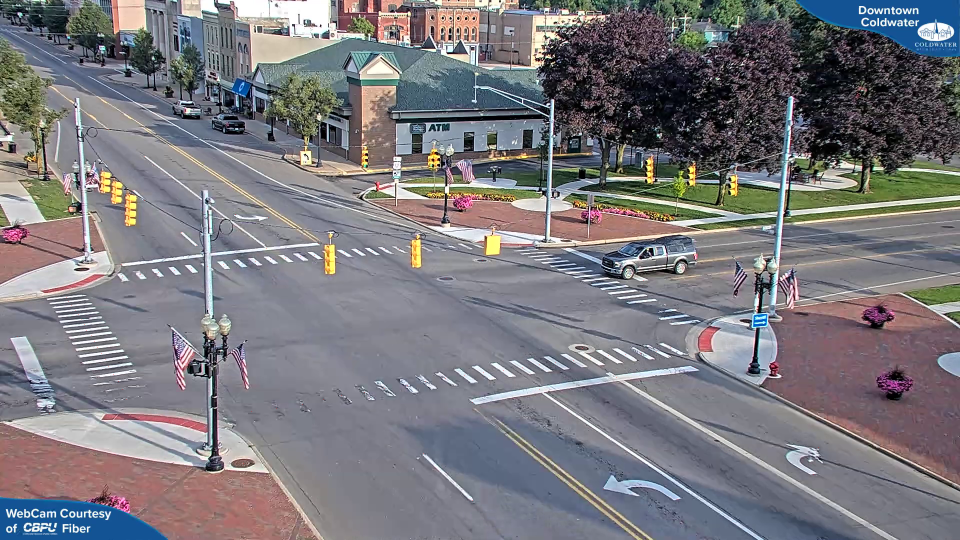
#> input picture track/frame_pts.png, 1920 x 1080 px (shown at 1/2 size)
$ python redfinder.py
#> lines starting #> are read from the running program, lines starting #| are printed output that depends on the picture; after the words box and inside, x2 and y2 are one past the last pixel; in counts of white or black regions, pixels touching at a corner belong together
import cv2
import numpy as np
import time

image = cv2.imread('frame_pts.png')
#> image is the input picture: shape (1080, 1920, 3); mean B, G, R 125.2, 120, 121.6
img = cv2.imread('frame_pts.png')

def find_red_points(image):
    hsv_image = cv2.cvtColor(image, cv2.COLOR_BGR2HSV)
#> hsv_image: shape (1080, 1920, 3); mean H, S, V 99.2, 50.6, 134.5
    lower_red = np.array([0, 254, 254])
    upper_red = np.array([1, 255, 255])
    red_mask = cv2.inRange(hsv_image, lower_red, upper_red)
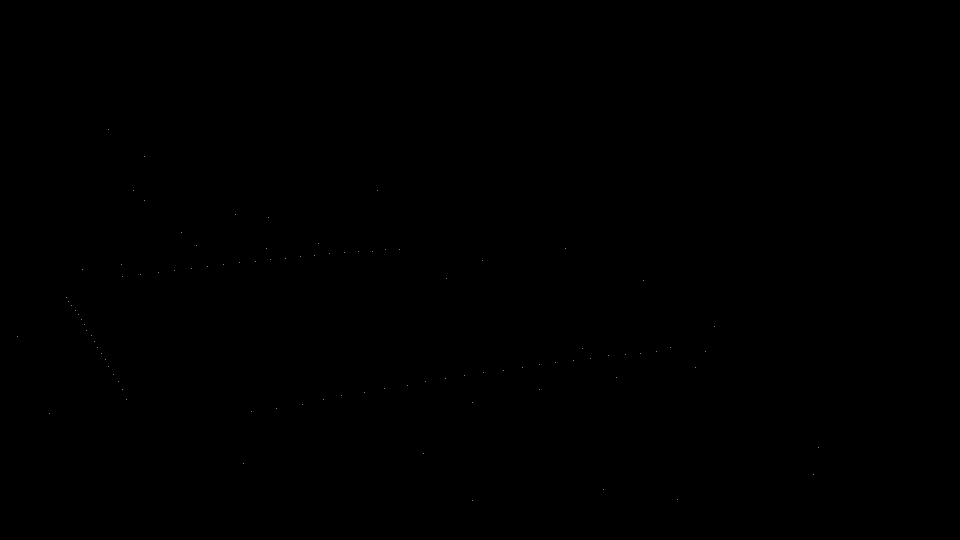
#> red_mask: shape (1080, 1920) (shown at 1/2 size); 0% white in thin lines or dots, all inside (x1, y1, x2, y2) = (35, 258, 1638, 1002)
    contours, _ = cv2.findContours(red_mask, cv2.RETR_EXTERNAL, cv2.CHAIN_APPROX_SIMPLE)
#> contours = 93 contours, all with area under 20
    return contours


def draw_bounding_boxes(image, contours):
    for contour in contours:
        x, y, w, h = cv2.boundingRect(contour)
        cv2.rectangle(image, (x, y), (x + w, y + h), (0, 255, 0), 2)
    return image


def click_event(event, x, y, flags, params):
    if event == cv2.EVENT_LBUTTONDOWN:
        with open("clipboard.txt", 'a', encoding='utf-8') as file:
                file.write('\n' + str(x) + ', ' + str(y))
        font = cv2.FONT_HERSHEY_SIMPLEX
        cv2.putText(img, str(x) + ',' +
                    str(y), (x,y), font,
                    1, (255, 0, 0), 1)
        cv2.imshow('image', img)
    if event==cv2.EVENT_RBUTTONDOWN:
        pass

if __name__=="__main__":
    red_points_contours = find_red_points(image.copy())
#> red_points_contours = 93 contours, all with area under 20
    points_list = [tuple(point[0][0]) for point in red_points_contours]
#> points_list = 93 pairs, first value 35 to 1637, second value 258 to 1001
    image_with_boxes = draw_bounding_boxes(image.copy(), red_points_contours)
#> the loop in draw_bounding_boxes, `for contour in contours:` made 93 passes
#> (x, y) on passes 1 to 12: (945, 1001), (1354, 999), (1206, 978), (1627, 948), (486, 926), (846, 906), (1637, 895), (98, 827), (503, 823), (552, 817), (604, 808), (945, 804)
    display_width = 1920
    display_height = 1080
    resized = cv2.resize(image_with_boxes, (display_width, display_height))

    cv2.imshow("image", image_with_boxes)
    cv2.setMouseCallback('image', click_event)
    cv2.waitKey(0)
    cv2.destroyAllWindows()

# [15 lines of commented-out code are left out]


cv2.waitKey(0)


cv2.destroyAllWindows()
